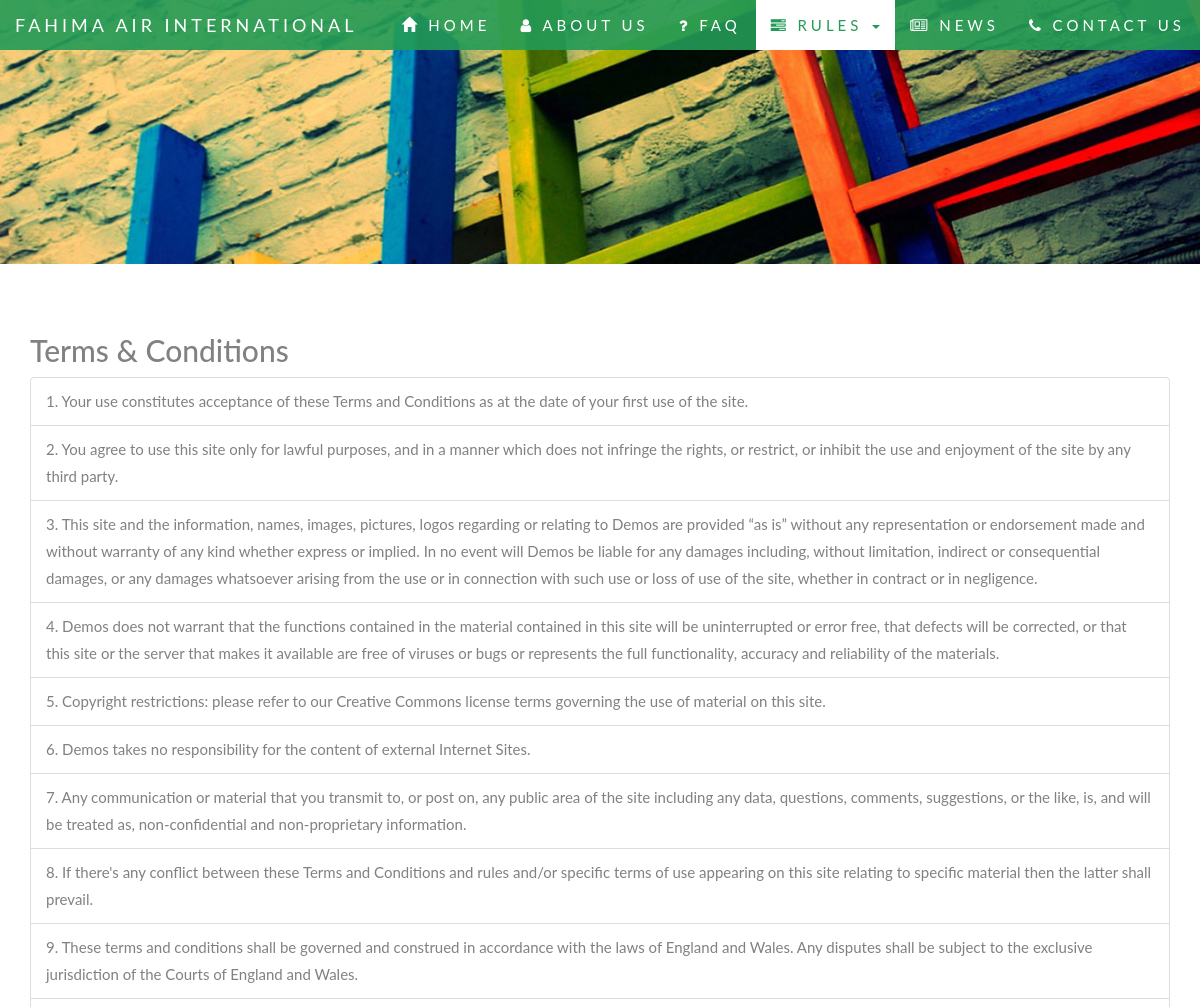
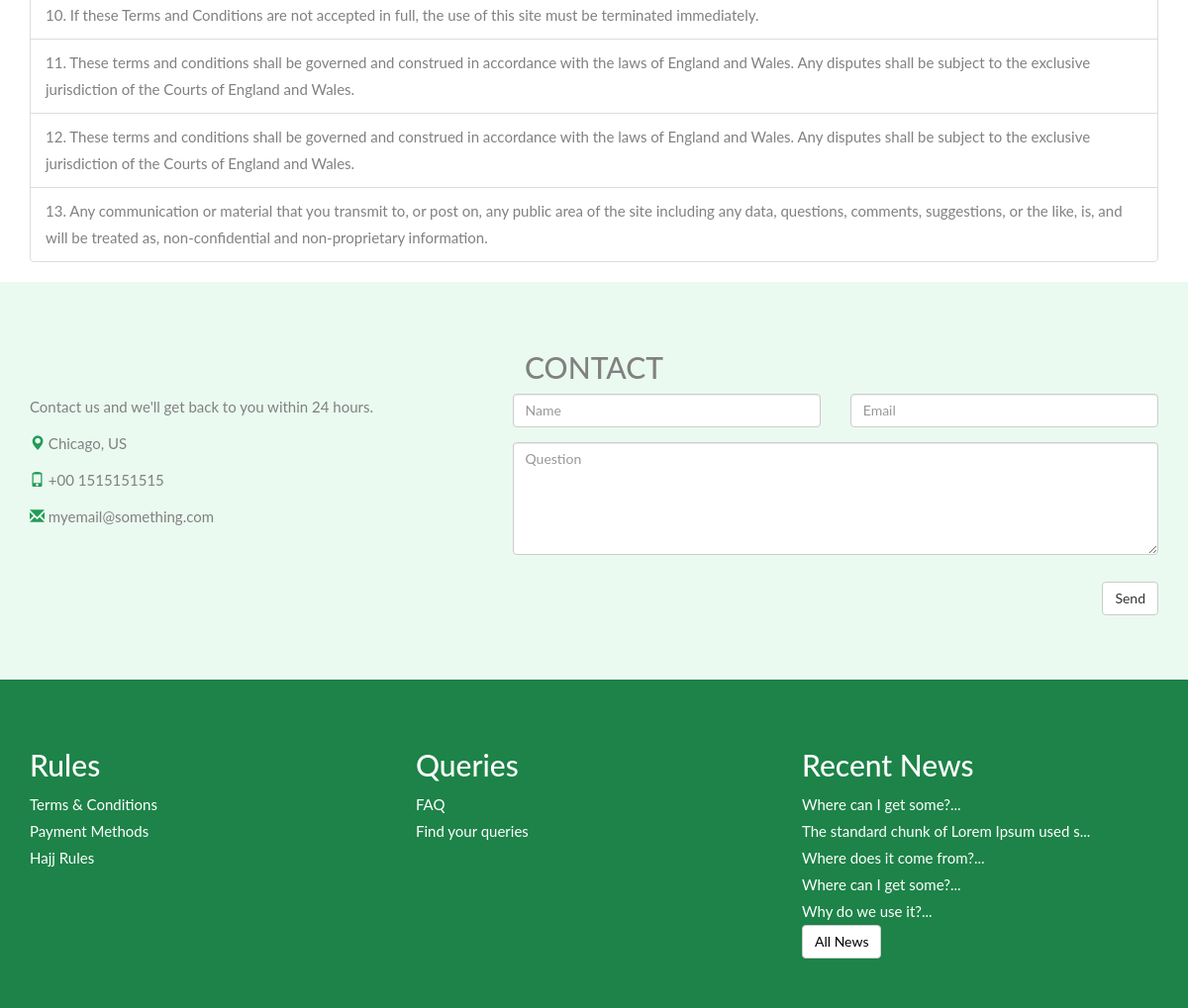
/terms&Conditions.php, run on the app's committed database (2 pictures, top to bottom).
### tables this page shows
CREATE TABLE `terms_conditions` (
  `id` int(11) NOT NULL,
  `t_c` text
);

CREATE TABLE `recent_news` (
  `id` int(11) NOT NULL,
  `heading` text,
  `body` text
);

### public_html/terms&Conditions.php (the view, shortened to what this page needs)
<?php include_once("dbConnector.php"); ?>
<?php
	$selectTC = "SELECT t_c FROM terms_conditions";
	$result = mysqli_query($connection,$selectTC);
	$i = 0;
?>
<!doctype html>
<html>
<head>
<link rel="stylesheet" href="https://maxcdn.bootstrapcdn.com/bootstrap/3.3.7/css/bootstrap.min.css">
<link rel="stylesheet" href="https://cdnjs.cloudflare.com/ajax/libs/font-awesome/4.7.0/css/font-awesome.min.css">
<link rel="stylesheet" type="text/css" href="css/header.css">
<link rel="stylesheet" type="text/css" href="css/footer.css">
</head>
<body>
<?php include_once("header.php"); ?>
<div class="content">
    <div class="container">
      <h2>Terms & Conditions</h2>
      <ul class="list-group">
        <?php while($row = mysqli_fetch_assoc($result)) { ?>
        	<li class="list-group-item"><?php echo ++$i . ". " . $row["t_c"]; ?></li>
 		<?php } ?>
      </ul>
    </div>
    <?php include_once("contact.php"); ?>
    <?php include_once("footer.php"); ?>
</div>
</body>
</html>

### public_html/footer.php
<?php
	$SelectNews5 = "SELECT id,heading FROM recent_news ORDER BY id DESC LIMIT 5";
	$ResultNews5 = mysqli_query($connection,$SelectNews5);
?>
<div class="footer" id="newsId">
    <div class="container">
        <div class="row">
            <div class="col-md-4">
                <h2>Rules</h2>
                <a href="terms&Conditions.php">Terms & Conditions</a><br/>
                <a href="paymentMethods.php">Payment Methods</a><br/>
                <a href="hajjRules.php">Hajj Rules</a><br/>
            </div>
            <div class="col-md-4">
                <h2>Queries</h2>
                <a href="faq.php">FAQ</a><br/>
                <a href="#contactId">Find your queries</a><br/>
            </div>
            <div class="col-md-4">
                <h2>Recent News</h2>
                <?php while($RowNews5 = mysqli_fetch_assoc($ResultNews5)) { ?>
                <a href="fullNews.php?newsId=<?php echo $RowNews5['id']; ?>"><?php echo substr($RowNews5["heading"],0,40) . "..."; ?></a> <br/>
                <?php } ?>
                <a style="color:black;" class="btn btn-default" href="newsList.php">All News</a>
            </div>
        </div>
    </div>
</div>

### public_html/css/header.css (style rules this page uses)
body { font: 400 15px Lato, sans-serif; line-height: 1.8; color: #818181; }

### public_html/css/footer.css (style rules this page uses)
.footer { background-color:#1D8348; padding:50px 0px; color:white; }
.footer a { color:#fff; }

### public_html/terms&Conditions.php (style rules this page uses)
.content { position:relative; top:50px; }

### data on the page
terms_conditions: t_c "Your use constitutes acceptance of these Terms and Conditions as at the date of your first use of the site."
terms_conditions: t_c "You agree to use this site only for lawful purposes, and in a manner which does not infringe the rights, or restrict, or inhibit the use and enjoyment of the site by any third party."
terms_conditions: t_c "This site and the information, names, images, pictures, logos regarding or relating to Demos are provided “as is” without any representation or endorsement made and without warranty of any kind whether express or implied. In no event will Demos be liable for any damages including, without limitation, indirect or consequential damages, or any damages whatsoever arising from the use or in connection with such use or loss of use of the site, whether in contract or in negligence."
terms_conditions: t_c "Demos does not warrant that the functions contained in the material contained in this site will be uninterrupted or error free, that defects will be corrected, or that this site or the server that makes it available are free of viruses or bugs or represents the full functionality, accuracy and reliability of the materials."
terms_conditions: t_c "Copyright restrictions: please refer to our Creative Commons license terms governing the use of material on this site."
terms_conditions: t_c "Demos takes no responsibility for the content of external Internet Sites."
terms_conditions: t_c "Any communication or material that you transmit to, or post on, any public area of the site including any data, questions, comments, suggestions, or the like, is, and will be treated as, non-confidential and non-proprietary information."
terms_conditions: t_c "If there's any conflict between these Terms and Conditions and rules and/or specific terms of use appearing on this site relating to specific material then the latter shall prevail."
terms_conditions: t_c "These terms and conditions shall be governed and construed in accordance with the laws of England and Wales. Any disputes shall be subject to the exclusive jurisdiction of the Courts of England and Wales."
terms_conditions: t_c "If these Terms and Conditions are not accepted in full, the use of this site must be terminated immediately."
terms_conditions: t_c "These terms and conditions shall be governed and construed in accordance with the laws of England and Wales. Any disputes shall be subject to the exclusive jurisdiction of the Courts of England and Wales."
terms_conditions: t_c "These terms and conditions shall be governed and construed in accordance with the laws of England and Wales. Any disputes shall be subject to the exclusive jurisdiction of the Courts of England and Wales."
terms_conditions: t_c "Any communication or material that you transmit to, or post on, any public area of the site including any data, questions, comments, suggestions, or the like, is, and will be treated as, non-confidential and non-proprietary information."
recent_news: heading "Where can I get some?"
recent_news: heading "The standard chunk of Lorem Ipsum used s"
recent_news: heading "Where does it come from?"
recent_news: heading "Where can I get some?"
recent_news: heading "Why do we use it?"
